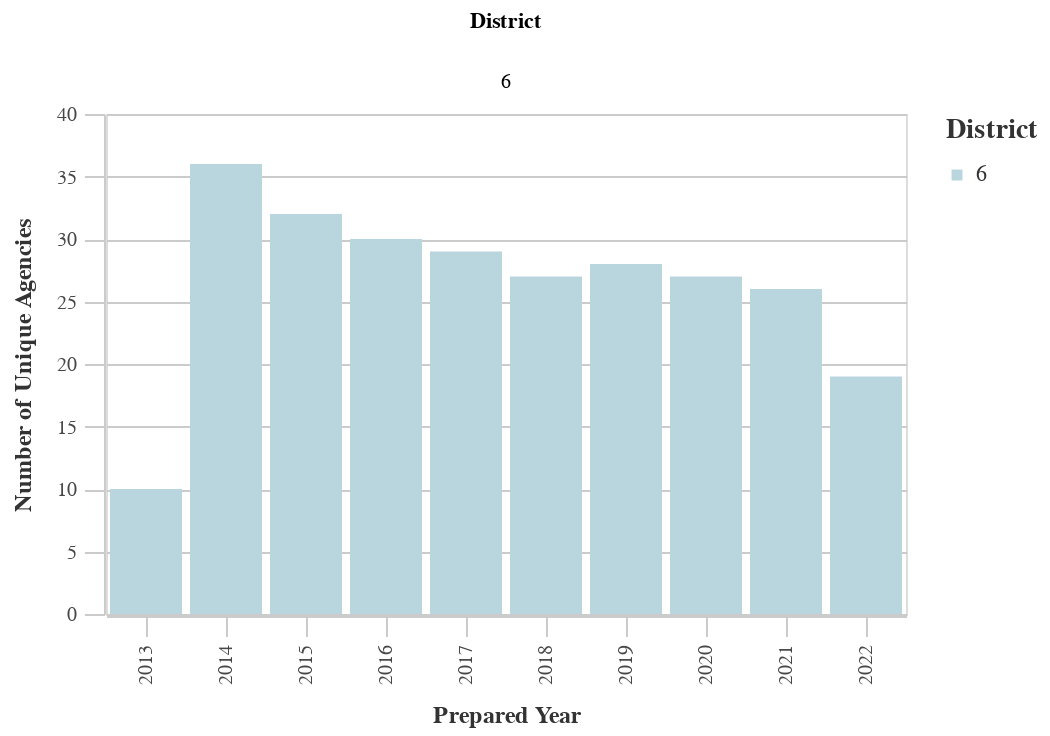

Notebook source saved alongside this figure:
### Code cell
#Unique Prefixes by Dist
dist_years_prefix = ((
        df
        >> group_by(_.prepared_y, _.dist)
        >> summarize(n=_.prefix.nunique())
        >> arrange(-_.prepared_y)
    ).rename(columns={'dist':'District', 'n':'Count'}))

chart11 = (alt.Chart(dist_years_prefix).mark_bar().encode(
        column='District:N',
        x=alt.X('prepared_y:O', title='Prepared Year'),
        y=alt.Y('Count:Q', title='Number of Unique Agencies'),
        color = alt.Color("District:N", 
                              scale=alt.Scale(
                                  range=altair_utils.CALITP_SEQUENTIAL_COLORS),  
                               legend=alt.Legend(title="District")
                              )
                              ))
chart11 = styleguide.preset_chart_config(chart11)
chart11 = _dla_utils_reports.add_tooltip(chart11, 'prepared_y','Count')
    
display(HTML("<h4><strong>Number of Unique Prefix Codes by District</strong></h4>"))
display(chart11)

### Figure 1 — Vega-Lite specification as saved in the notebook (floating-point values rounded to 4 significant figures)
{"config": {"view": {"continuousWidth": 400, "continuousHeight": 300}, "axis": {"domainColor": "#cbcbcb", "grid": true, "gridColor": "#cbcbcb", "gridWidth": 1, "labelColor": "#474747", "labelFont": "Nunito Sans", "labelFontSize": 10, "labelPadding": 4, "tickColor": "#cbcbcb", "tickSize": 10, "titleColor": "#333", "titleFont": "Raleway", "titleFontSize": 12, "titlePadding": 10}, "axisBand": {"grid": false}, "background": "white", "font": "Raleway", "header": {"labelFont": "Nunito Sans", "titleFont": "Raleway"}, "legend": {"labelColor": "#333", "labelFont": "Nunito Sans", "labelFontSize": 11, "labelLimit": 0, "padding": 1, "symbolSize": 30, "symbolType": "square", "titleColor": "#333", "titleFont": "Raleway", "titleFontSize": 14, "titlePadding": 10}, "title": {"anchor": "middle", "font": "Raleway", "fontSize": 18, "fontWeight": 300, "offset": 20}}, "data": {"name": "data-2f69b625fe25e2bcb1750c4914095732"}, "mark": "bar", "encoding": {"color": {"field": "District", "legend": {"title": "District"}, "scale": {"range": ["#B9D6DF", "#8CBCCB", "#2EA8CE", "#136C97", "#0B405B"]}, "type": "nominal"}, "column": {"field": "District", "type": "nominal"}, "tooltip": [{"field": "prepared_y", "type": "quantitative"}, {"field": "Count", "type": "quantitative"}], "x": {"field": "prepared_y", "title": "Prepared Year", "type": "ordinal"}, "y": {"field": "Count", "title": "Number of Unique Agencies", "type": "quantitative"}}, "height": 250, "width": 400, "$schema": "https://vega.github.io/schema/vega-lite/v4.17.0.json", "datasets": {"data-2f69b625fe25e2bcb1750c4914095732": [{"prepared_y": 2022.0, "District": 6, "Count": 19}, {"prepared_y": 2021.0, "District": 6, "Count": 26}, {"prepared_y": 2020.0, "District": 6, "Count": 27}, {"prepared_y": 2019.0, "District": 6, "Count": 28}, {"prepared_y": 2018.0, "District": 6, "Count": 27}, {"prepared_y": 2017.0, "District": 6, "Count": 29}, {"prepared_y": 2016.0, "District": 6, "Count": 30}, {"prepared_y": 2015.0, "District": 6, "Count": 32}, {"prepared_y": 2014.0, "District": 6, "Count": 36}, {"prepared_y": 2013.0, "District": 6, "Count": 10}]}}
